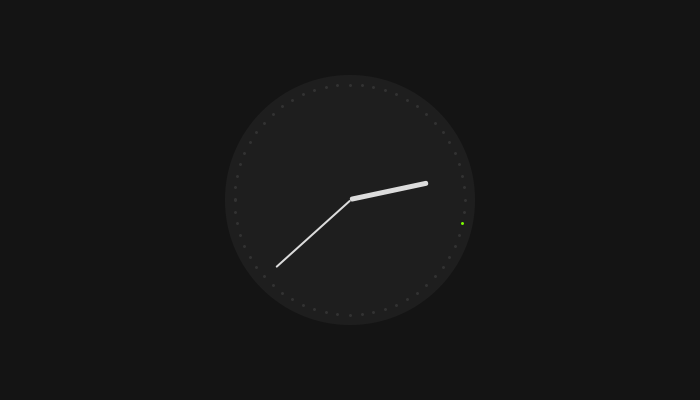
Frame 1 (no input)
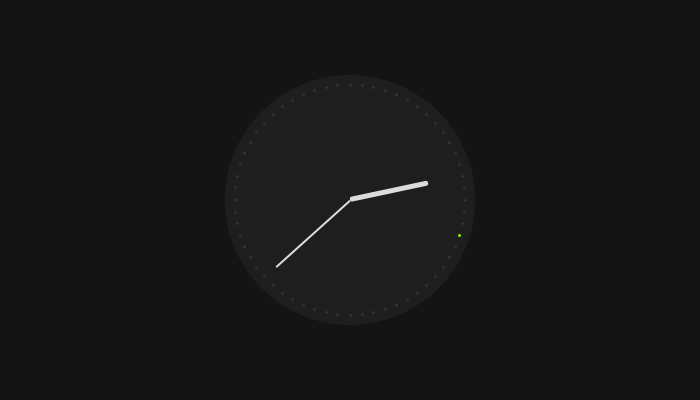
Frame 60 (the mouse pressed at the canvas centre just before this capture)
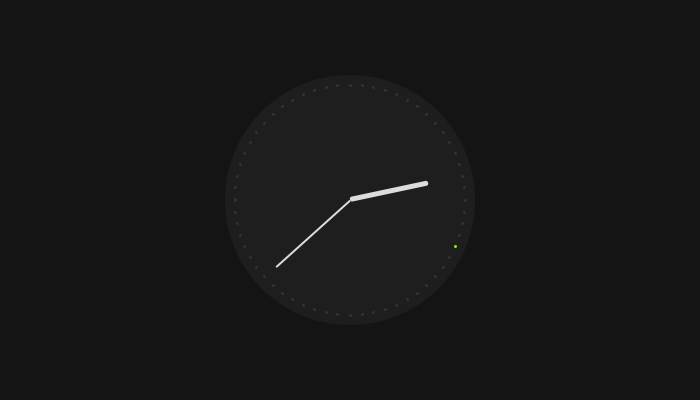
Frame 120 (the mouse held since frame 60 and released just before this capture)

The Processing sketch that drew these frames (run headless with seeded random() and noise(); from frame 60 on, the mouse is pressed at the canvas centre):

// Processing sketch: processing_169539
// ── processing_169539.pde

PVector pos;
float rot;


void setup() {
  size(700, 400);
  pos = new PVector(width/2, height/2);
}

void draw() {
  background(20);
  int s = second();
  int m = minute();
  int h = hour();


  fill(30);
  noStroke();
  ellipse(width/2, height/2, 250, 250);
  fill(220);
  /*pushMatrix();
  translate(pos.x, pos.y);
  rotate(PI);
  rotate(radians(s * 6));
  rectMode(CORNER);
  rot ++;
  rect(0, 0, 1, 103, TWO_PI);
  popMatrix();*/

  pushMatrix();
  translate(pos.x, pos.y);
  rectMode(CORNER);
  rot++;
  rotate(PI);
  rotate(radians(m * 6));
  rect(-.5, 0, 2, 100, TWO_PI);
  popMatrix();

  pushMatrix();
  translate(pos.x, pos.y);
  rectMode(CORNER);
  rot++;
  rotate(PI);
  rotate(radians((h * 30)+((m/12) * 6)));
  rect(-2, 0, 5, 80, TWO_PI);
  popMatrix();


  strokeWeight(3);
  for (int a = 0; a < 360; a+=6) {

    beginShape(POINTS);
    if ((a/6) == (s)) {
      stroke (124, 252, 0);
    } 
    else {
      stroke(50);
    }
    float angle = radians(a);
    float x = width/2 + cos(angle) * 115;
    float y = height/2 + sin(angle) * 115;
    vertex(x, y);
  }
  endShape();
}
